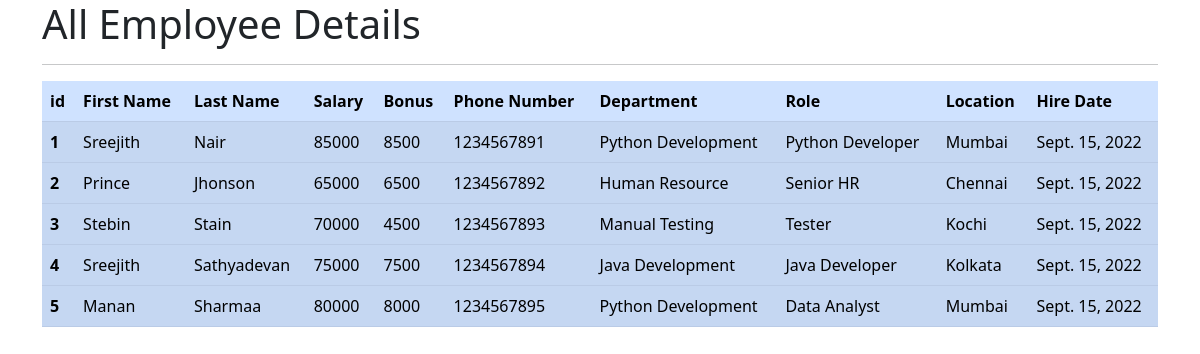
The page /view_emp on the database its author committed.
### emp_app/models.py (models this page shows, shortened)
class Employee(models.Model):
    firstName = models.CharField(max_length=100,null=False)
    lastName = models.CharField(max_length=100, null=False)
    salary = models.IntegerField(default=0)
    bonus = models.IntegerField(default=0)
    phone = models.IntegerField(default=0)
    department = models.ForeignKey(Department,on_delete=models.CASCADE)
    role = models.ForeignKey(Role, on_delete=models.CASCADE)
    hiredate = models.DateField()

class Department(models.Model):
    name = models.CharField(max_length=100, null=False)
    location = models.CharField(max_length=100)

class Role(models.Model):
    name = models.CharField(max_length=100, null=False)

### emp_app/views.py (the view)
# urls.py: path("view_emp", views.view_emp),
def view_emp(request):
    emps = Employee.objects.all()
    context = {
        'emps':emps,
    }
    return render(request, template_name='emp_app/view_emp.html', context=context)

### emp_app/templates/emp_app/view_emp.html (shortened to what this page needs)
{% extends 'emp_app/base.html' %}
{% block content %}
    <h1>All Employee Details</h1>
    <hr>
    <table class="table table-primary table-striped table-hover">
      <thead>
        <tr>
          <th scope="col">id</th>
          <th scope="col">First Name</th>
          <th scope="col">Last Name</th>
          <th scope="col">Salary</th>
          <th scope="col">Bonus</th>
          <th scope="col">Phone Number</th>
          <th scope="col">Department</th>
          <th scope="col">Role</th>
          <th scope="col">Location</th>
          <th scope="col">Hire Date</th>
        </tr>
      </thead>
      {% for emp in emps %}
      <tbody>
        <tr>
          <th scope="row">{{emp.id}}</th>
          <td>{{emp.firstName}}</td>
          <td>{{emp.lastName}}</td>
          <td>{{emp.salary}}</td>
          <td>{{emp.bonus}}</td>
          <td>{{emp.phone}}</td>
          <td>{{emp.department.name}}</td>
          <td>{{emp.role.name}}</td>
          <td>{{emp.department.location}}</td>
          <td>{{emp.hiredate}}</td>
        </tr>
      </tbody>
      {% endfor %}
    </table>
{% endblock %}

### emp_app/templates/emp_app/base.html (shortened to what this page needs)
<!doctype html>
<html lang="en">
  <head>
    <link href="https://cdn.jsdelivr.net/npm/bootstrap@5.2.1/dist/css/bootstrap.min.css" rel="stylesheet">
  </head>
  <body>
    <div class="container">
      {% block content %}
      {% endblock %}
    </div>
  </body>
</html>

### rows shown on the page
Employee: id "1", firstName "Sreejith", lastName "Nair", salary "85000", bonus "8500", phone "1234567891", department.name "Python Development", role.name "Python Developer", department.location "Mumbai", hiredate "Sept. 15, 2022"
Employee: id "2", firstName "Prince", lastName "Jhonson", salary "65000", bonus "6500", phone "1234567892", department.name "Human Resource", role.name "Senior HR", department.location "Chennai", hiredate "Sept. 15, 2022"
Employee: id "3", firstName "Stebin", lastName "Stain", salary "70000", bonus "4500", phone "1234567893", department.name "Manual Testing", role.name "Tester", department.location "Kochi", hiredate "Sept. 15, 2022"
Employee: id "4", firstName "Sreejith", lastName "Sathyadevan", salary "75000", bonus "7500", phone "1234567894", department.name "Java Development", role.name "Java Developer", department.location "Kolkata", hiredate "Sept. 15, 2022"
Employee: id "5", firstName "Manan", lastName "Sharmaa", salary "80000", bonus "8000", phone "1234567895", department.name "Python Development", role.name "Data Analyst", department.location "Mumbai", hiredate "Sept. 15, 2022"
